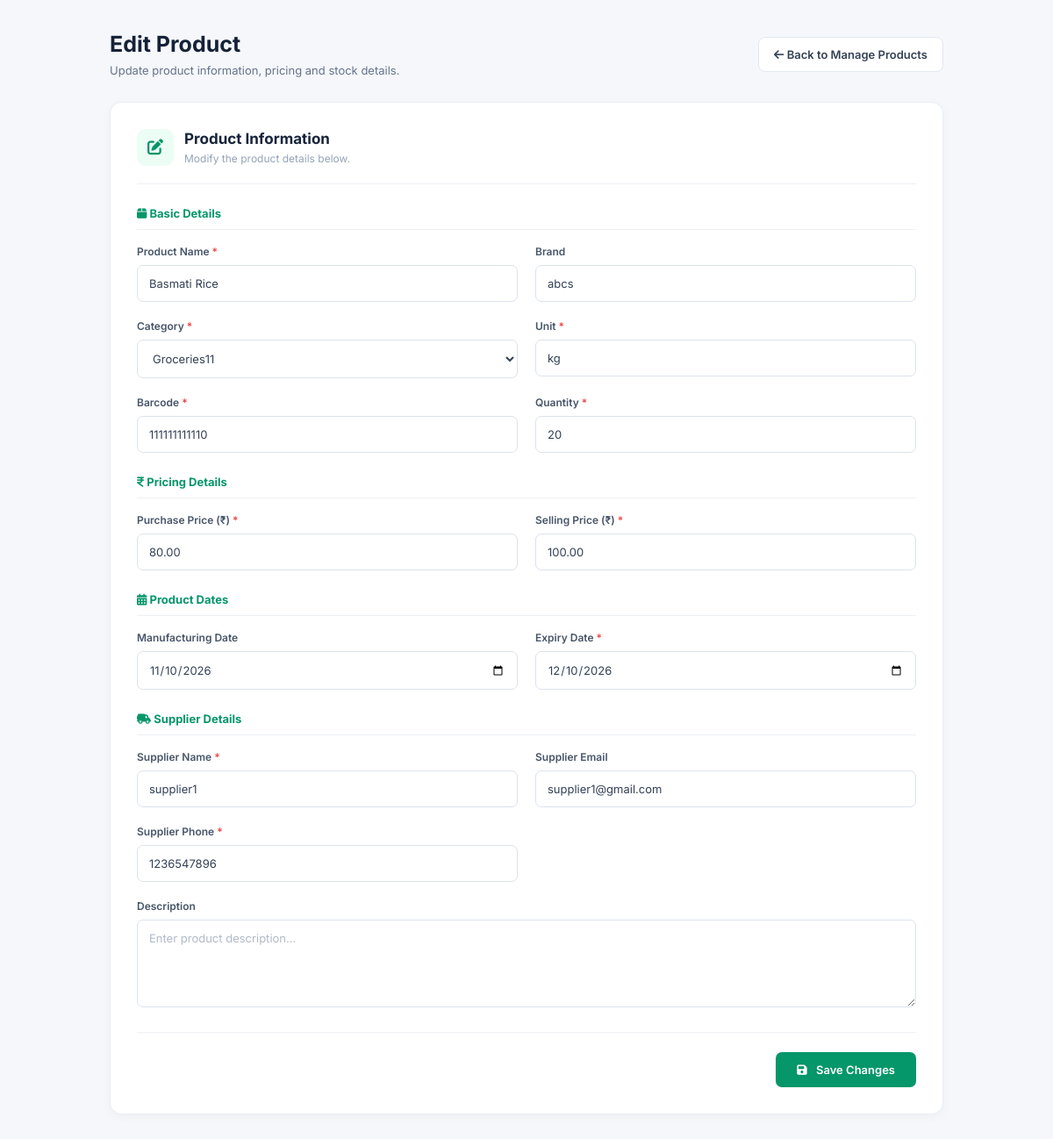
Page /editProduct/1 on the earlier database version.
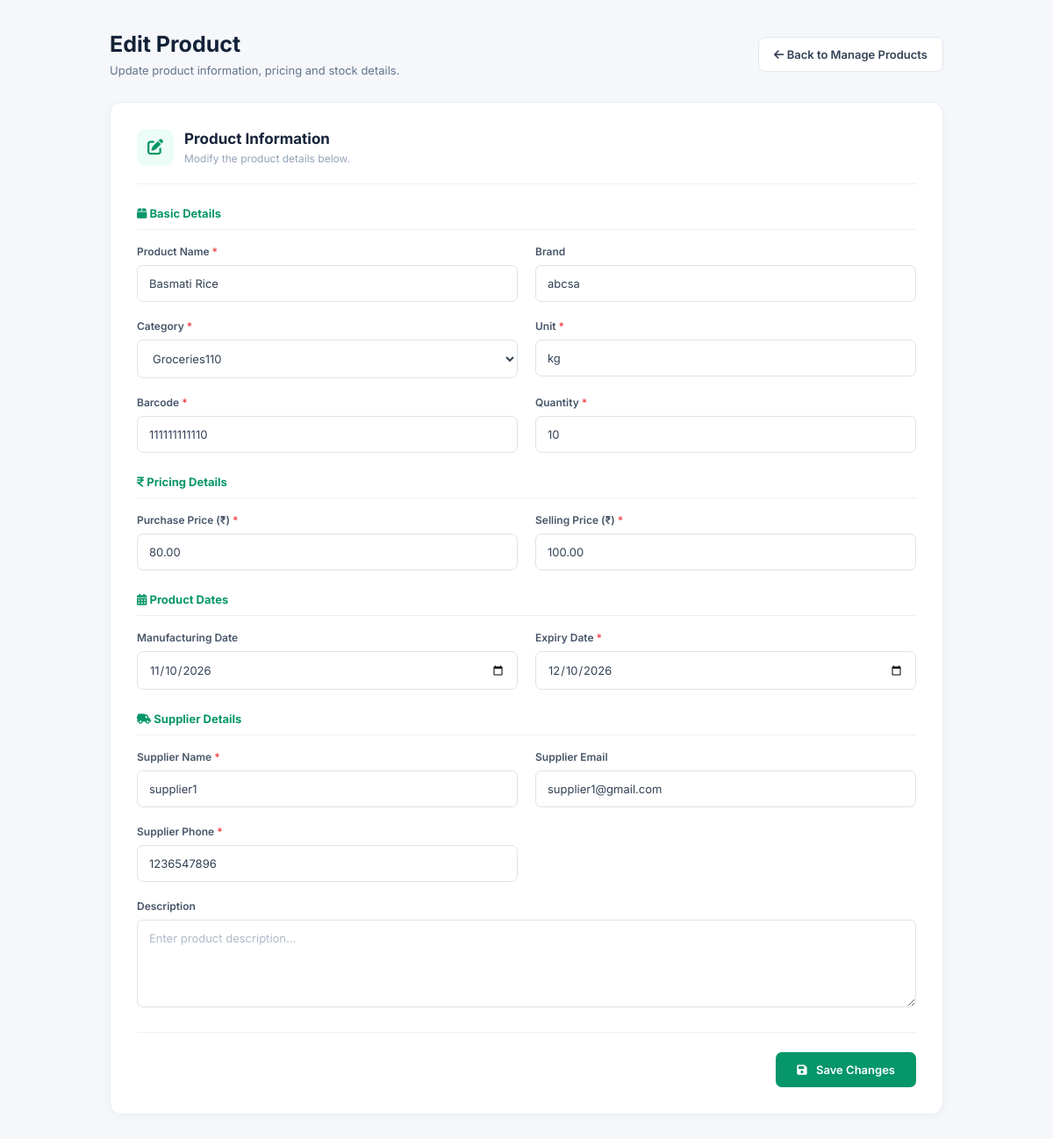
Same page on the later database version.
### RetailIQApp/models.py (models this page shows)
class ProductTable(models.Model):
    SHOPID = models.ForeignKey(ShopTable, on_delete=models.PROTECT, null=True, blank=True) #necessary? because there is fk to category table
    CATEGORY = models.ForeignKey(CategoryTable,on_delete=models.PROTECT,null=True,blank=True)
    product_name = models.CharField(max_length=50, null=True, blank=True)
    STOCK = models.ForeignKey(StockTable, on_delete=models.PROTECT, null=True, blank=True) #not appearing in viewproducts.html
    brand = models.CharField(max_length=20, null=True, blank=True)
    expiry_date = models.DateField(null=True, blank=True)
    manufacturing_date = models.DateField(null=True, blank=True)
    barcode = models.IntegerField(null=True, blank=True)
    purchase_price = models.DecimalField(max_digits=10, decimal_places=2, null=True, blank=True)
    selling_price = models.DecimalField(max_digits=10, decimal_places=2, null=True, blank=True)
    unit = models.CharField(max_length=20, null=True, blank=True)
    description = models.TextField(max_length=200, null=True, blank=True)
    supplier_name = models.CharField(max_length=20, null=True, blank=True)
    supplier_email = models.EmailField(max_length=50, null=True, blank=True)
    supplier_phone = models.CharField(max_length=20, null=True, blank=True)
    status = models.CharField(max_length=20, null=True, blank=True)

class CategoryTable(models.Model):
    SHOPID = models.ForeignKey(ShopTable, on_delete=models.PROTECT, null=True, blank=True)
    category_name = models.CharField(max_length=20, null=True, blank=True)
    category_description = models.CharField(max_length=100, null=True, blank=True)
    created_at = models.DateTimeField(auto_now_add=True)
    updated_at = models.DateTimeField(auto_now=True)
    is_active = models.BooleanField(default=True)

class StockTable(models.Model):
    quantity = models.IntegerField(null=True, blank=True)
    last_updated = models.DateTimeField(auto_now=True)
    status = models.CharField(max_length=20, null=True, blank=True)

### RetailIQApp/views.py (the view, shortened to what this page needs)
# urls.py: path('editProduct/<int:p_id>',editProduct.as_view(),name='editProduct'),
class editProduct(View):
    def get(self,request,p_id):
        obj = ProductTable.objects.get(id=p_id)
        cat_obj = CategoryTable.objects.all()
        manufacturing_date = str(obj.manufacturing_date)
        expiry_date = str(obj.expiry_date)
        return render(request,'shop/edit/editProduct.html',{'editProduct':obj, 'manufacturing_date':manufacturing_date, 'expiry_date':expiry_date, 'category':cat_obj})

### templates/Shop/edit/editProduct.html (shortened to what the changed rows need)
<!DOCTYPE html>
<html lang="en">
<head>
    <link rel="stylesheet" href="https://cdnjs.cloudflare.com/ajax/libs/font-awesome/6.5.0/css/all.min.css">
</head>
<body>
<div class="container">
    <div class="page-header">
        <div>
            <h1>Edit Product</h1>
        </div>
    </div>
    <div class="card">
        <div class="card-heading">
            <div>
                <h2>Product Information</h2>
            </div>
        </div>
        <form method="post">
            <div class="form-grid">
                <div class="form-group">
                    <label>Product Name <span class="required">*</span></label>
                    <input value="{{editProduct.product_name}}"
                           type="text"
                           name="product_name"
                           required>
                </div>
                <div class="form-group">
                    <label>Brand</label>
                    <input value="{{editProduct.brand}}"
                           type="text"
                           name="brand"
                           placeholder="Enter brand name">
                </div>
                <div class="form-group">
                    <label>Category <span class="required">*</span></label>
                    <select name="category_name" required>
                        {% for i in category %}
                        <option value="{{i.id}}"
                            {% if i.id == editProduct.CATEGORY.id %}selected{% endif %}>
                            {{ i.category_name }}
                        </option>
                        {% endfor %}
                    </select>
                </div>
                <div class="form-group">
                    <label>Unit <span class="required">*</span></label>
                    <input value="{{editProduct.unit}}"
                           type="text"
                           name="unit"
                           placeholder="e.g. kg, litre, piece"
                           required>
                </div>
                <div class="form-group">
                    <label>Barcode <span class="required">*</span></label>
                    <input value="{{editProduct.barcode}}"
                           type="text"
                           name="barcode"
                           required>
                </div>
                <div class="form-group">
                    <label>Quantity <span class="required">*</span></label>
                    <input value="{{editProduct.STOCK.quantity}}"
                           type="number"
                           name="quantity"
                           min="0"
                           required>
                </div>
            </div>
            <div class="form-grid">
                <div class="form-group">
                    <label>Purchase Price (₹) <span class="required">*</span></label>
                    <input value="{{editProduct.purchase_price}}"
                           type="number"
                           name="purchase_price"
                           step="0.01"
                           min="0"
                           required>
                </div>
                <div class="form-group">
                    <label>Selling Price (₹) <span class="required">*</span></label>
                    <input value="{{editProduct.selling_price}}"
                           type="number"
                           name="selling_price"
                           step="0.01"
                           min="0"
                           required>
                </div>
            </div>
            <div class="form-grid">
                <div class="form-group">
                    <label>Supplier Name <span class="required">*</span></label>
                    <input value="{{editProduct.supplier_name}}"
                           type="text"
                           name="supplier_name"
                           required>
                </div>
                <div class="form-group">
                    <label>Supplier Email</label>
                    <input value="{{editProduct.supplier_email}}"
                           type="email"
                           name="supplier_email">
                </div>
                <div class="form-group">
                    <label>Supplier Phone <span class="required">*</span></label>
                    <input value="{{editProduct.supplier_phone}}"
                           type="tel"
                           name="supplier_phone"
                           required>
                </div>
            </div>
        </form>
    </div>
</div>
</body>
</html>

Differences in the rows shown:
changed ProductTable "Basmati Rice": brand "abcs" → "abcsa"; category_name "Groceries11" → "Groceries110"; quantity "20" → "10"
